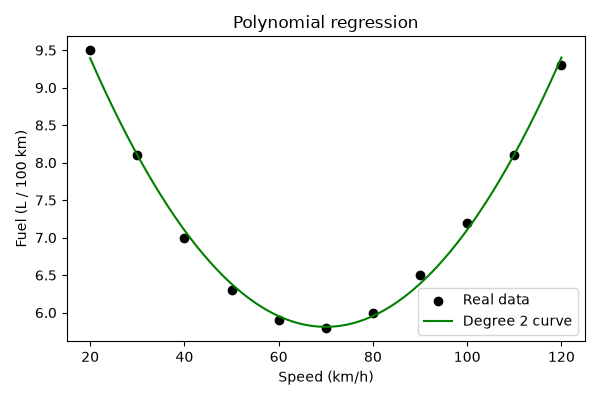

The script that saved this image:
# polynomial_regression.py
# Polynomial regression = linear regression on x, x^2, x^3 ... so the line can bend.

import matplotlib
matplotlib.use("Agg")
import matplotlib.pyplot as plt
import numpy as np
from sklearn.linear_model import LinearRegression
from sklearn.metrics import r2_score
from sklearn.preprocessing import PolynomialFeatures

speed = np.array([20, 30, 40, 50, 60, 70, 80, 90, 100, 110, 120])
fuel = np.array([9.5, 8.1, 7.0, 6.3, 5.9, 5.8, 6.0, 6.5, 7.2, 8.1, 9.3])
X = speed.reshape(-1, 1)

# Step 1: create the extra columns x and x^2 (degree 2)
poly = PolynomialFeatures(degree=2, include_bias=False)
X_poly = poly.fit_transform(X)
print("First row before:", X[0], " after:", X_poly[0])   # [20] -> [20, 400]

# Step 2: fit a normal linear regression on the new columns
model = LinearRegression()
model.fit(X_poly, fuel)
print("Intercept:", round(model.intercept_, 3))
print("Coefficients (x, x^2):", model.coef_.round(5))

# Step 3: check how well it fits
pred = model.predict(X_poly)
print("Polynomial R2:", round(r2_score(fuel, pred), 3))   # close to 1 = good fit

# Step 4: predict for a new speed
new_speed = np.array([[65]])
print("Predicted fuel at 65 km/h:", round(model.predict(poly.transform(new_speed))[0], 2))

# Step 5: draw a smooth curve using many x values
smooth_x = np.linspace(20, 120, 200).reshape(-1, 1)
smooth_y = model.predict(poly.transform(smooth_x))
plt.figure(figsize=(6, 4))
plt.scatter(speed, fuel, color="black", label="Real data")
plt.plot(smooth_x, smooth_y, color="green", label="Degree 2 curve")
plt.title("Polynomial regression")
plt.xlabel("Speed (km/h)")
plt.ylabel("Fuel (L / 100 km)")
plt.legend()
plt.tight_layout()
plt.savefig("polynomial_regression.png")
print("Saved polynomial_regression.png")
